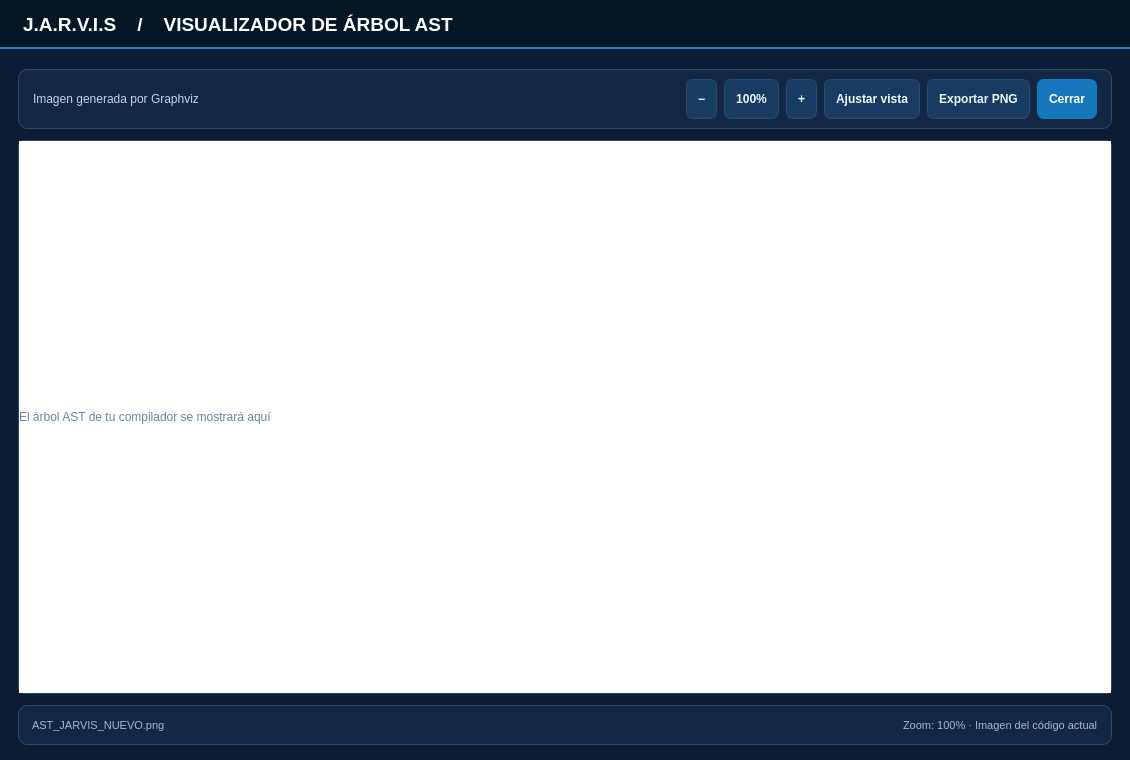
<?xml version="1.0" encoding="UTF-8"?>
<ui version="4.0">
 <class>VentanaAST</class>
 <widget class="QDialog" name="VentanaAST">
  <property name="geometry">
   <rect>
    <x>0</x>
    <y>0</y>
    <width>1130</width>
    <height>760</height>
   </rect>
  </property>
  <property name="minimumSize">
   <size>
    <width>680</width>
    <height>460</height>
   </size>
  </property>
  <property name="windowTitle">
   <string notr="true">J.A.R.V.I.S | Árbol de sintaxis abstracta (AST)</string>
  </property>
  <property name="styleSheet">
   <string notr="true">QDialog {background:#0B1C34;color:#EAF4FF;font-family:'Segoe UI';}
QFrame#headerDialog {background:#051625;border-bottom:2px solid #267FC4;}
QLabel#lblDialogTitle {color:#FFFFFF;font-size:19px;font-weight:800;}
QLabel#lblDialogSubtitulo {color:#B8D7EF;font-size:12px;}
QLabel {color:#EAF4FF;font-size:12px;}
QLabel#lblEstadoProblemas {color:#9EB8D4;font-size:15px;font-weight:700;}
QLabel#lblASTAviso, QLabel#lblNombreAST {color:#9EB8D4;font-size:11px;}
QFrame#barraDialog, QFrame#panelDialog {background:#122845;border:1px solid #2B496A;border-radius:9px;}
QPushButton {background:#173B61;color:#EFF8FF;border:1px solid #2B496A;border-radius:7px;padding:9px 11px;font-weight:600;min-height:20px;}
QPushButton:hover {background:#23517D;}
QPushButton#btnCerrarAST,QPushButton#btnCerrarProblemas {background:#1677BD;color:white;border-color:#1677BD;}
QScrollArea {background:white;border:1px solid #2B496A;border-radius:7px;}
QTableWidget {background:#122845;color:#EAF4FF;alternate-background-color:#091B31;gridline-color:#2B496A;border:1px solid #2B496A;}
QHeaderView::section {background:#091B31;color:#EAF4FF;padding:8px;border:0;border-right:1px solid #2B496A;font-weight:700;}
QPlainTextEdit {background:#0D203A;color:#EAF4FF;border:1px solid #2B496A;border-radius:8px;padding:10px;font-family:Consolas;font-size:12px;}
QLabel#lblASTImagen {background:#FFFFFF;color:#6A849C;}</string>
  </property>
  <layout class="QVBoxLayout" name="layoutVentana">
   <property name="spacing">
    <number>10</number>
   </property>
   <property name="leftMargin">
    <number>0</number>
   </property>
   <property name="topMargin">
    <number>0</number>
   </property>
   <property name="rightMargin">
    <number>0</number>
   </property>
   <property name="bottomMargin">
    <number>0</number>
   </property>
   <item>
    <widget class="QFrame" name="headerDialog">
     <layout class="QHBoxLayout" name="cabeceraLayout">
      <property name="spacing">
       <number>10</number>
      </property>
      <property name="leftMargin">
       <number>23</number>
      </property>
      <property name="topMargin">
       <number>13</number>
      </property>
      <property name="rightMargin">
       <number>23</number>
      </property>
      <property name="bottomMargin">
       <number>13</number>
      </property>
      <item>
       <widget class="QLabel" name="lblDialogTitle">
        <property name="text">
         <string notr="true">J.A.R.V.I.S    /    VISUALIZADOR DE ÁRBOL AST</string>
        </property>
       </widget>
      </item>
     </layout>
    </widget>
   </item>
   <item>
    <layout class="QVBoxLayout" name="contenidoLayout">
     <property name="spacing">
      <number>11</number>
     </property>
     <property name="leftMargin">
      <number>18</number>
     </property>
     <property name="topMargin">
      <number>10</number>
     </property>
     <property name="rightMargin">
      <number>18</number>
     </property>
     <property name="bottomMargin">
      <number>15</number>
     </property>
     <item>
      <widget class="QFrame" name="barraDialog">
       <layout class="QHBoxLayout" name="layoutZoom">
        <property name="spacing">
         <number>7</number>
        </property>
        <property name="leftMargin">
         <number>14</number>
        </property>
        <property name="topMargin">
         <number>9</number>
        </property>
        <property name="rightMargin">
         <number>14</number>
        </property>
        <property name="bottomMargin">
         <number>9</number>
        </property>
        <item>
         <widget class="QLabel" name="lblDialogSubtitulo">
          <property name="text">
           <string notr="true">Imagen generada por Graphviz</string>
          </property>
         </widget>
        </item>
        <item>
         <spacer name="spacer">
          <property name="orientation">
           <enum>Qt::Orientation::Horizontal</enum>
          </property>
          <property name="sizeType">
           <enum>QSizePolicy::Policy::Expanding</enum>
          </property>
          <property name="sizeHint" stdset="0">
           <size>
            <width>20</width>
            <height>20</height>
           </size>
          </property>
         </spacer>
        </item>
        <item>
         <widget class="QPushButton" name="btnZoomMenos">
          <property name="text">
           <string notr="true">−</string>
          </property>
         </widget>
        </item>
        <item>
         <widget class="QPushButton" name="btnZoomReset">
          <property name="text">
           <string notr="true">100%</string>
          </property>
         </widget>
        </item>
        <item>
         <widget class="QPushButton" name="btnZoomMas">
          <property name="text">
           <string notr="true">+</string>
          </property>
         </widget>
        </item>
        <item>
         <widget class="QPushButton" name="btnAjustarVista">
          <property name="text">
           <string notr="true">Ajustar vista</string>
          </property>
         </widget>
        </item>
        <item>
         <widget class="QPushButton" name="btnExportarAST">
          <property name="text">
           <string notr="true">Exportar PNG</string>
          </property>
         </widget>
        </item>
        <item>
         <widget class="QPushButton" name="btnCerrarAST">
          <property name="text">
           <string notr="true">Cerrar</string>
          </property>
         </widget>
        </item>
       </layout>
      </widget>
     </item>
     <item>
      <widget class="QScrollArea" name="scrollAST">
       <property name="widgetResizable">
        <bool>true</bool>
       </property>
       <widget class="QWidget" name="scrollAreaWidgetContents">
        <property name="geometry">
         <rect>
          <x>0</x>
          <y>0</y>
          <width>1092</width>
          <height>549</height>
         </rect>
        </property>
        <layout class="QVBoxLayout" name="astPlaceholderLayout">
         <property name="spacing">
          <number>0</number>
         </property>
         <property name="leftMargin">
          <number>0</number>
         </property>
         <property name="topMargin">
          <number>0</number>
         </property>
         <property name="rightMargin">
          <number>0</number>
         </property>
         <property name="bottomMargin">
          <number>0</number>
         </property>
         <item>
          <widget class="QLabel" name="lblASTImagen">
           <property name="text">
            <string notr="true">El árbol AST de tu compilador se mostrará aquí </string>
           </property>
          </widget>
         </item>
        </layout>
       </widget>
      </widget>
     </item>
     <item>
      <widget class="QFrame" name="panelDialog">
       <layout class="QHBoxLayout" name="footerAST">
        <property name="spacing">
         <number>9</number>
        </property>
        <property name="leftMargin">
         <number>13</number>
        </property>
        <property name="topMargin">
         <number>9</number>
        </property>
        <property name="rightMargin">
         <number>13</number>
        </property>
        <property name="bottomMargin">
         <number>9</number>
        </property>
        <item>
         <widget class="QLabel" name="lblNombreAST">
          <property name="text">
           <string notr="true">AST_JARVIS_NUEVO.png</string>
          </property>
         </widget>
        </item>
        <item>
         <spacer name="spacer">
          <property name="orientation">
           <enum>Qt::Orientation::Horizontal</enum>
          </property>
          <property name="sizeType">
           <enum>QSizePolicy::Policy::Expanding</enum>
          </property>
          <property name="sizeHint" stdset="0">
           <size>
            <width>20</width>
            <height>20</height>
           </size>
          </property>
         </spacer>
        </item>
        <item>
         <widget class="QLabel" name="lblASTAviso">
          <property name="text">
           <string notr="true">Zoom: 100% · Imagen del código actual</string>
          </property>
         </widget>
        </item>
       </layout>
      </widget>
     </item>
    </layout>
   </item>
  </layout>
 </widget>
 <resources/>
 <connections/>
</ui>
